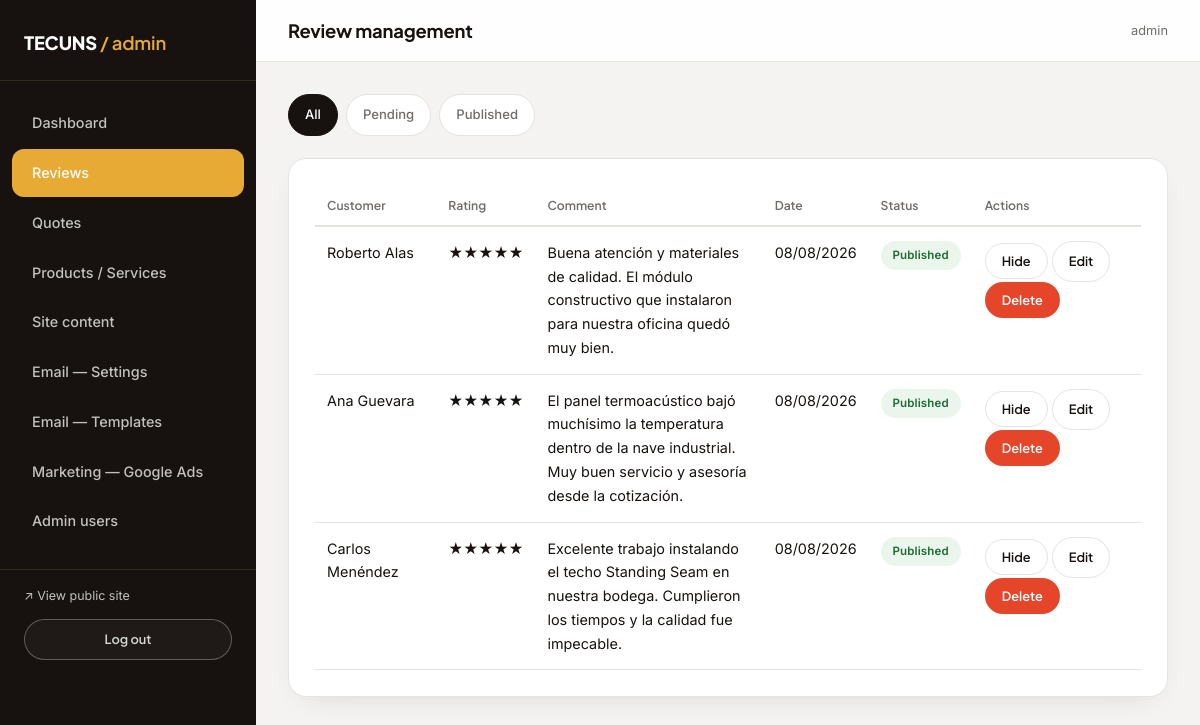
Screenshot of /admin/resenas (signed in) with the database file from the repository.
### models.py (models this page shows, shortened)
class Admin(UserMixin, db.Model):
    __tablename__ = "admins"
    id = db.Column(db.Integer, primary_key=True)
    username = db.Column(db.String(80), unique=True, nullable=False)
    password_hash = db.Column(db.String(255), nullable=False)
    is_superadmin = db.Column(db.Boolean, default=False)
    created_at = db.Column(db.DateTime, default=datetime.utcnow)

class Review(db.Model):
    __tablename__ = "reviews"
    id = db.Column(db.Integer, primary_key=True)
    name = db.Column(db.String(120), nullable=False)
    email = db.Column(db.String(150))
    rating = db.Column(db.Integer, nullable=False)  # 1-5
    comment = db.Column(db.Text, nullable=False)
    approved = db.Column(db.Boolean, default=True)  # published immediately; admin can always delete
    featured = db.Column(db.Boolean, default=False)  # aparece en el carrusel destacado
    created_at = db.Column(db.DateTime, default=datetime.utcnow)

### admin_routes.py (the view)
@admin_bp.route("/resenas")
@login_required
def resenas():
    filtro = request.args.get("filtro", "todas")
    query = Review.query
    if filtro == "pendientes":
        query = query.filter_by(approved=False)
    elif filtro == "aprobadas":
        query = query.filter_by(approved=True)
    reviews = query.order_by(desc(Review.created_at)).all()
    return render_template("admin/resenas.html", reviews=reviews, filtro=filtro)

### translations.py (called while the page is built)
def set_language():
    lang = request.cookies.get("lang")
    if lang not in SUPPORTED:
        lang = detect_lang()
    g.lang = lang

def detect_lang():
    accept = request.headers.get("Accept-Language", "")
    primary = accept.split(",")[0].strip().lower()
    code = primary.split(";")[0].split("-")[0].strip()
    return ES if code == ES else EN

def localize(obj, fields):
    lang = getattr(g, "lang", DEFAULT)
    if lang == DEFAULT or not obj:
        return obj
    texts = [getattr(obj, f) for f in fields
             if getattr(obj, f, None) and isinstance(getattr(obj, f), str)]
    mapping = translate_mapping(texts, lang)
    return Localized(obj, fields, mapping)

def localize_service(service):
    return localize(service, list(SERVICE_FIELDS))

### templates/admin/resenas.html (shortened to what this page needs)
{% extends "admin/base_admin.html" %}
{% block page_title %}Review management{% endblock %}
{% block admin_content %}
<div class="filter-tabs">
  <a href="{{ url_for('admin.resenas', filtro='todas') }}" class="{{ 'active' if filtro == 'todas' }}">All</a>
  <a href="{{ url_for('admin.resenas', filtro='pendientes') }}" class="{{ 'active' if filtro == 'pendientes' }}">Pending</a>
  <a href="{{ url_for('admin.resenas', filtro='aprobadas') }}" class="{{ 'active' if filtro == 'aprobadas' }}">Published</a>
</div>
<div class="card-panel">
  {% if reviews %}
    <table class="admin-table">
      <thead>
        <tr><th>Customer</th><th>Rating</th><th>Comment</th><th>Date</th><th>Status</th><th>Actions</th></tr>
      </thead>
      <tbody>
        {% for r in reviews %}
        <tr>
          <td>{{ r.name }}{% if r.email %}<br><span class="text-steel" style="font-size:.78rem;">{{ r.email }}</span>{% endif %}</td>
          <td>{{ '★' * r.rating }}{{ '☆' * (5-r.rating) }}</td>
          <td style="max-width:320px;">{{ r.comment }}</td>
          <td>{{ r.created_at.strftime('%d/%m/%Y') }}</td>
          <td>
            {% if r.approved %}
              <span class="badge badge-cotizado">Published</span>
            {% else %}
              <span class="badge badge-pendiente">Pending</span>
            {% endif %}
          </td>
          <td>
            {% if not r.approved %}
              <form class="inline-form" method="POST" action="{{ url_for('admin.aprobar_resena', review_id=r.id) }}">
                <button class="btn btn-rust btn-sm" type="submit">Approve</button>
              </form>
            {% else %}
              <form class="inline-form" method="POST" action="{{ url_for('admin.rechazar_resena', review_id=r.id) }}">
                <button class="btn btn-outline-dark btn-sm" type="submit">Hide</button>
              </form>
            {% endif %}
            <a class="btn btn-outline-dark btn-sm" href="{{ url_for('admin.editar_resena', review_id=r.id) }}">Edit</a>
            <form class="inline-form" method="POST" action="{{ url_for('admin.eliminar_resena', review_id=r.id) }}" onsubmit="return confirm('Permanently delete this review?');">
              <button class="btn btn-danger btn-sm" type="submit">Delete</button>
            </form>
          </td>
        </tr>
        {% endfor %}
      </tbody>
    </table>
  {% else %}
    <p class="text-steel mb-0">No reviews in this category.</p>
  {% endif %}
</div>
{% endblock %}

### templates/admin/base_admin.html (shortened to what this page needs)
<!doctype html>
<html lang="en">
<head>
  <link rel="stylesheet" href="{{ url_for('static', filename='css/style.css') }}">
  <link rel="stylesheet" href="{{ url_for('static', filename='css/admin.css') }}">
</head>
<body class="admin-body">
  <div class="admin-shell">
    <aside class="admin-sidebar">
      <div class="admin-brand">TECUNS <span>/ admin</span></div>
      <nav class="admin-nav">
        <a href="{{ url_for('admin.dashboard') }}" class="{{ 'active' if request.endpoint == 'admin.dashboard' }}">Dashboard</a>
        <a href="{{ url_for('admin.resenas') }}" class="{{ 'active' if request.endpoint and request.endpoint.startswith('admin.') and 'resena' in request.endpoint }}">Reviews</a>
        <a href="{{ url_for('admin.cotizaciones') }}" class="{{ 'active' if request.endpoint and 'cotizacion' in request.endpoint }}">Quotes</a>
        <a href="{{ url_for('admin.servicios') }}" class="{{ 'active' if request.endpoint and 'servicio' in request.endpoint }}">Products / Services</a>
        <a href="{{ url_for('admin.contenido') }}" class="{{ 'active' if request.endpoint and 'contenido' in request.endpoint }}">Site content</a>
        <a href="{{ url_for('admin.config_correo') }}" class="{{ 'active' if request.endpoint == 'admin.config_correo' }}">Email — Settings</a>
        <a href="{{ url_for('admin.plantillas') }}" class="{{ 'active' if request.endpoint == 'admin.plantillas' }}">Email — Templates</a>
        <a href="{{ url_for('admin.config_marketing') }}" class="{{ 'active' if request.endpoint == 'admin.config_marketing' }}">Marketing — Google Ads</a>
        {% if current_user.is_superadmin %}
        <a href="{{ url_for('admin.usuarios') }}" class="{{ 'active' if request.endpoint and 'usuario' in request.endpoint }}">Admin users</a>
        {% endif %}
      </nav>
      <div class="admin-nav-foot">
        <a href="{{ url_for('public.index') }}" target="_blank" style="color:var(--silver); font-family:var(--font-mono); font-size:.78rem; display:block; margin-bottom:12px;">↗ View public site</a>
        <a href="{{ url_for('admin.logout') }}" class="btn btn-outline btn-sm btn-block">Log out</a>
      </div>
    </aside>
    <div class="admin-main">
      <div class="admin-topbar">
        <h1>{% block page_title %}Dashboard{% endblock %}</h1>
        <span class="text-steel" style="font-family:var(--font-mono); font-size:.8rem;">{{ current_user.username }}</span>
      </div>
      <div class="admin-content">
        {% block admin_content %}{% endblock %}
      </div>
    </div>
  </div>
</body>
</html>

### static/css/admin.css (style rules this page uses)
.admin-body { background:var(--offwhite); min-height:100vh; }
.admin-shell { display:flex; min-height:100vh; }
.admin-sidebar { width:256px; flex-shrink:0; background:var(--charcoal); color:var(--silver); padding:28px 0; position:sticky; top:0; height:100vh; overflow-y:auto; }
.admin-brand { font-family:var(--font-display); font-weight:800; color:var(--white); font-size:1.15rem; padding:0 24px 22px; border-bottom:1px solid var(--line); margin-bottom:18px; letter-spacing:-0.01em; }
.admin-brand span { color:var(--rust); font-weight:600; }
.admin-nav a { display:flex; align-items:center; gap:10px; padding:12px 20px; margin:2px 12px; border-radius:var(--radius-sm); font-family:var(--font-body); font-weight:500; font-size:.9rem; letter-spacing:0; text-transform:none; color:var(--silver); }
.admin-nav a.active { background:var(--rust); color:var(--white); }
.admin-nav-foot { margin-top:24px; padding:16px 24px 0; border-top:1px solid var(--line); }
.admin-main { flex:1; min-width:0; }
.admin-topbar { background:rgba(255,255,255,0.9); backdrop-filter:blur(10px); border-bottom:1px solid var(--line-dark); padding:20px 32px; display:flex; justify-content:space-between; align-items:center; position:sticky; top:0; z-index:10; }
.admin-topbar h1 { font-size:1.15rem; margin:0; text-transform:none; }
.admin-content { padding:32px; }
.card-panel { background:var(--white); border:1px solid var(--line-dark); border-radius:var(--radius); padding:26px; margin-bottom:24px; box-shadow:var(--shadow-soft); }
table.admin-table { width:100%; border-collapse:collapse; font-size:.9rem; }
table.admin-table th { text-align:left; font-family:var(--font-display); font-weight:600; font-size:.76rem; text-transform:none; letter-spacing:0; color:var(--steel); border-bottom:2px solid var(--line-dark); padding:10px 12px; }
table.admin-table td { padding:14px 12px; border-bottom:1px solid var(--line-dark); vertical-align:top; }
.filter-tabs { display:flex; gap:8px; margin-bottom:22px; flex-wrap:wrap; }
.filter-tabs a { padding:9px 16px; border:1px solid var(--line-dark); background:var(--white); border-radius:var(--radius-pill); font-family:var(--font-body); font-weight:500; font-size:.82rem; text-transform:none; letter-spacing:0; color:var(--steel); transition:background .15s ease; }
.filter-tabs a.active { background:var(--charcoal); color:var(--white); border-color:var(--charcoal); }
.btn-sm { padding:9px 16px; font-size:.8rem; }
.btn-danger { background:#E5462A; color:var(--white); }
.inline-form { display:inline; }

### rows the page displays
Admin: username "admin"
Review: name "Roberto Alas", rating "★★★★★", comment "Buena atención y materiales de calidad. El módulo constructivo que instalaron para nuestra oficina quedó muy bien.", created_at "08/08/2026", approved "Published"
Review: name "Ana Guevara", rating "★★★★★", comment "El panel termoacústico bajó muchísimo la temperatura dentro de la nave industrial. Muy buen servicio y asesoría desde la cotización.", created_at "08/08/2026", approved "Published"
Review: name "Carlos Menéndez", rating "★★★★★", comment "Excelente trabajo instalando el techo Standing Seam en nuestra bodega. Cumplieron los tiempos y la calidad fue impecable.", created_at "08/08/2026", approved "Published"
